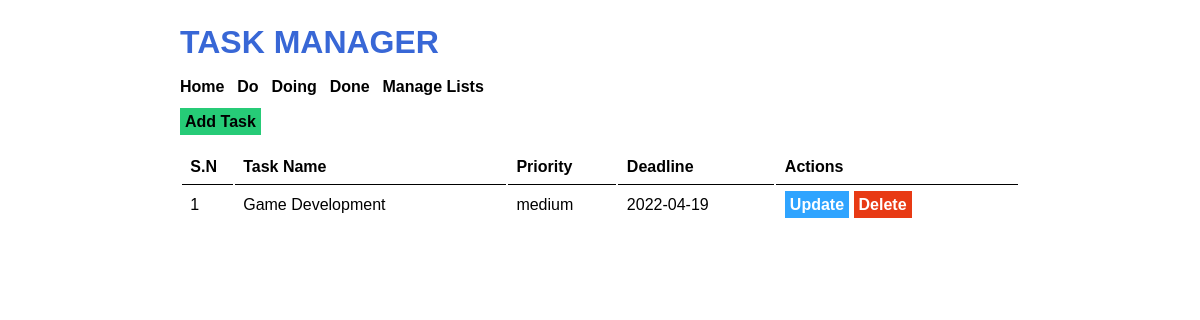
The page /list_task.php?list_id=7 on the database its author committed.
### tables this page shows
CREATE TABLE `tbl_lists` (
  `list_id` int(10) UNSIGNED NOT NULL,
  `list_name` varchar(50) NOT NULL,
  `list_description` varchar(150) DEFAULT NULL
);

CREATE TABLE `tbl_tasks` (
  `task_id` int(10) UNSIGNED NOT NULL,
  `task_name` varchar(150) NOT NULL,
  `task_description` text NOT NULL,
  `list_id` int(11) NOT NULL,
  `priority` varchar(10) NOT NULL,
  `deadline` date NOT NULL
);

### list_task.php (the view, shortened to what this page needs)
<?php
    $list_id_url = $_GET['list_id'];
?>
<!DOCTYPE html>
<html lang="en">
<head>
    <link rel="stylesheet" href="<?php echo SITEURL; ?>css/style.css">
</head>
<body>
<div class="wrapper">
    <h1>Task Manager</h1>
    <div class="menu">
        <a href="<?php echo SITEURL; ?>">Home</a>
        <?php
                $conn2 = mysqli_connect(LOCALHOST, DB_USERNAME, DB_PASSWORD) or die (mysqli_error());
                $sql2 = "SELECT * FROM tbl_lists";
                $res2 = mysqli_query($conn2, $sql2);
                if($res2 == true)
                {
                    while($row2 = mysqli_fetch_assoc($res2))
                    {
                        $list_id = $row2['list_id'];
                        $list_name = $row2['list_name'];
                        ?>
                            <a href="<?php echo SITEURL; ?>list_task.php?list_id=<?php echo $list_id; ?>"><?php echo $list_name; ?> </a>
                        <?php
                    }
                }
        ?>
        <a href="<?php echo SITEURL;?>manage_list.php">Manage Lists</a>
    </div>
    <div class="all-task">
        <a class="btn-primary" href="<?php SITEURL; ?>add_task.php">Add Task</a>
        <table class="tbl-full">
            <tr>
                <th>S.N</th>
                <th>Task Name</th>
                <th>Priority</th>
                <th>Deadline</th>
                <th>Actions</th>
            </tr>
            <?php
                $conn = mysqli_connect(LOCALHOST, DB_USERNAME, DB_PASSWORD) or die (mysqli_error());
                $sql = "SELECT * FROM tbl_tasks WHERE list_id= $list_id_url";
                $res = mysqli_query($conn, $sql);
                if($res == true)
                {
                    $count_rows = mysqli_num_rows($res);
                    $sn = 1;
                    if($count_rows>0)
                    {
                        while($row = mysqli_fetch_assoc($res))
                        {
                            $task_id = $row['task_id'];
                            $task_name = $row['task_name'];
                            $priority = $row['priority'];
                            $deadline = $row['deadline'];
                            ?>
                                <tr>
                                    <td><?php echo $sn++; ?> </td>
                                    <td><?php echo $task_name; ?> </td>
                                    <td><?php echo $priority; ?> </td>
                                    <td><?php echo $deadline; ?> </td>
                                    <td>
                                        <a class="btn-update" href="<?php echo SITEURL; ?>update_task.php?update_task_id=<?php echo $task_id; ?>">Update</a>
                                        <a class="btn-delete" href="<?php echo SITEURL; ?>delete_task.php?task_id=<?php echo $task_id; ?>">Delete</a>
                                    </td>
                                </tr>
                            <?php
                        }
                    }
                    else
                    {
                        ?>
                            <tr>
                                <td colspan="5">No Tasks Added on this list.</td>
                            </tr>
                        <?php
                    }
                }
            ?>
</div>
    </body>
    </html>

### css/style.css (style rules this page uses)
* { margin: 0; padding: 0; font-family: Verdana, Geneva, Tahoma, sans-serif; }
.wrapper { width: 70%; margin: 0 auto; padding: 2%; }
h1 { color: #3867d6; text-transform: uppercase; margin-bottom: 2%; }
.menu { margin-bottom: 2%; }
.menu a { font-weight: bold; margin-right: 1%; color: black; text-decoration: none; }
.btn-primary { background-color: #26CB77; padding: 5px; font-weight: bold; text-decoration: none; color: black; }
.btn-update { background-color: #2FA4FF; padding: 5px; font-weight: bold; text-decoration: none; color: white; }
.btn-delete { background-color: #E83A14; padding: 5px; font-weight: bold; text-decoration: none; color: white; }
.tbl-full { width: 100%; }
table tr th { text-align: left; border-bottom: 1px solid black; padding: 1%; padding-top: 3%; }
table tr td { padding: 1%; }

### rows shown on the page
tbl_lists: list_name "Do"
tbl_lists: list_name "Doing"
tbl_lists: list_name "Done"
tbl_tasks: task_name "Game Development", priority "medium", deadline "2022-04-19"
